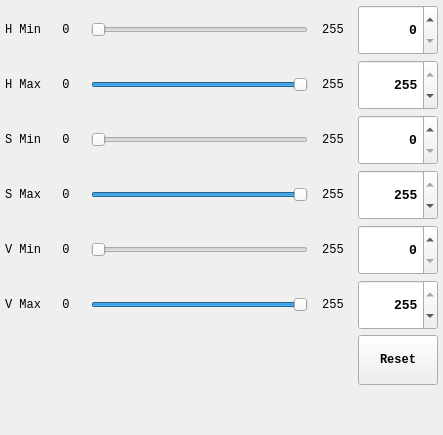
<?xml version="1.0" encoding="UTF-8"?>
<ui version="4.0">
 <class>HSVRangeControlPanel</class>
 <widget class="QWidget" name="HSVRangeControlPanel">
  <property name="geometry">
   <rect>
    <x>0</x>
    <y>0</y>
    <width>443</width>
    <height>435</height>
   </rect>
  </property>
  <property name="sizePolicy">
   <sizepolicy hsizetype="Preferred" vsizetype="Minimum">
    <horstretch>0</horstretch>
    <verstretch>0</verstretch>
   </sizepolicy>
  </property>
  <property name="font">
   <font>
    <family>Consolas</family>
   </font>
  </property>
  <property name="windowTitle">
   <string>HSV Range Control Panel</string>
  </property>
  <property name="autoFillBackground">
   <bool>false</bool>
  </property>
  <layout class="QGridLayout" name="gridLayout">
   <property name="leftMargin">
    <number>5</number>
   </property>
   <property name="topMargin">
    <number>5</number>
   </property>
   <property name="rightMargin">
    <number>5</number>
   </property>
   <property name="bottomMargin">
    <number>5</number>
   </property>
   <property name="spacing">
    <number>5</number>
   </property>
   <item row="7" column="3">
    <spacer name="verticalSpacer_5">
     <property name="orientation">
      <enum>Qt::Vertical</enum>
     </property>
     <property name="sizeHint" stdset="0">
      <size>
       <width>20</width>
       <height>40</height>
      </size>
     </property>
    </spacer>
   </item>
   <item row="4" column="0">
    <widget class="QLabel" name="label_11">
     <property name="text">
      <string>V Min</string>
     </property>
    </widget>
   </item>
   <item row="7" column="4">
    <spacer name="verticalSpacer">
     <property name="orientation">
      <enum>Qt::Vertical</enum>
     </property>
     <property name="sizeHint" stdset="0">
      <size>
       <width>20</width>
       <height>40</height>
      </size>
     </property>
    </spacer>
   </item>
   <item row="0" column="0">
    <widget class="QLabel" name="label">
     <property name="text">
      <string>H Min</string>
     </property>
    </widget>
   </item>
   <item row="6" column="4">
    <widget class="QPushButton" name="pushButton">
     <property name="minimumSize">
      <size>
       <width>0</width>
       <height>50</height>
      </size>
     </property>
     <property name="font">
      <font>
       <weight>75</weight>
       <bold>true</bold>
      </font>
     </property>
     <property name="text">
      <string>Reset</string>
     </property>
     <property name="flat">
      <bool>false</bool>
     </property>
    </widget>
   </item>
   <item row="1" column="4">
    <widget class="QSpinBox" name="spnHMax">
     <property name="minimumSize">
      <size>
       <width>80</width>
       <height>50</height>
      </size>
     </property>
     <property name="font">
      <font>
       <pointsize>10</pointsize>
       <weight>75</weight>
       <bold>true</bold>
      </font>
     </property>
     <property name="alignment">
      <set>Qt::AlignRight|Qt::AlignTrailing|Qt::AlignVCenter</set>
     </property>
     <property name="maximum">
      <number>255</number>
     </property>
     <property name="value">
      <number>255</number>
     </property>
    </widget>
   </item>
   <item row="2" column="0">
    <widget class="QLabel" name="label_7">
     <property name="text">
      <string>S Min</string>
     </property>
    </widget>
   </item>
   <item row="3" column="2">
    <widget class="QSlider" name="sldrSMax">
     <property name="maximum">
      <number>255</number>
     </property>
     <property name="pageStep">
      <number>5</number>
     </property>
     <property name="value">
      <number>255</number>
     </property>
     <property name="orientation">
      <enum>Qt::Horizontal</enum>
     </property>
    </widget>
   </item>
   <item row="4" column="1">
    <widget class="QLabel" name="label_14">
     <property name="text">
      <string>0</string>
     </property>
     <property name="alignment">
      <set>Qt::AlignCenter</set>
     </property>
    </widget>
   </item>
   <item row="0" column="4">
    <widget class="QSpinBox" name="spnHMin">
     <property name="minimumSize">
      <size>
       <width>80</width>
       <height>50</height>
      </size>
     </property>
     <property name="font">
      <font>
       <pointsize>10</pointsize>
       <weight>75</weight>
       <bold>true</bold>
      </font>
     </property>
     <property name="alignment">
      <set>Qt::AlignRight|Qt::AlignTrailing|Qt::AlignVCenter</set>
     </property>
     <property name="maximum">
      <number>255</number>
     </property>
    </widget>
   </item>
   <item row="1" column="3">
    <widget class="QLabel" name="label_6">
     <property name="text">
      <string>255</string>
     </property>
     <property name="alignment">
      <set>Qt::AlignCenter</set>
     </property>
    </widget>
   </item>
   <item row="2" column="2">
    <widget class="QSlider" name="sldrSMin">
     <property name="maximum">
      <number>255</number>
     </property>
     <property name="pageStep">
      <number>5</number>
     </property>
     <property name="orientation">
      <enum>Qt::Horizontal</enum>
     </property>
    </widget>
   </item>
   <item row="0" column="3">
    <widget class="QLabel" name="label_3">
     <property name="minimumSize">
      <size>
       <width>40</width>
       <height>0</height>
      </size>
     </property>
     <property name="text">
      <string>255</string>
     </property>
     <property name="alignment">
      <set>Qt::AlignCenter</set>
     </property>
    </widget>
   </item>
   <item row="5" column="2">
    <widget class="QSlider" name="sldrVMax">
     <property name="maximum">
      <number>255</number>
     </property>
     <property name="pageStep">
      <number>5</number>
     </property>
     <property name="value">
      <number>255</number>
     </property>
     <property name="orientation">
      <enum>Qt::Horizontal</enum>
     </property>
    </widget>
   </item>
   <item row="0" column="1">
    <widget class="QLabel" name="label_2">
     <property name="minimumSize">
      <size>
       <width>40</width>
       <height>0</height>
      </size>
     </property>
     <property name="text">
      <string>0</string>
     </property>
     <property name="alignment">
      <set>Qt::AlignCenter</set>
     </property>
    </widget>
   </item>
   <item row="4" column="2">
    <widget class="QSlider" name="sldrVMin">
     <property name="maximum">
      <number>255</number>
     </property>
     <property name="pageStep">
      <number>5</number>
     </property>
     <property name="orientation">
      <enum>Qt::Horizontal</enum>
     </property>
    </widget>
   </item>
   <item row="2" column="3">
    <widget class="QLabel" name="label_9">
     <property name="text">
      <string>255</string>
     </property>
     <property name="alignment">
      <set>Qt::AlignCenter</set>
     </property>
    </widget>
   </item>
   <item row="5" column="0">
    <widget class="QLabel" name="label_12">
     <property name="text">
      <string>V Max</string>
     </property>
    </widget>
   </item>
   <item row="0" column="2">
    <widget class="QSlider" name="sldrHMin">
     <property name="minimumSize">
      <size>
       <width>200</width>
       <height>0</height>
      </size>
     </property>
     <property name="maximum">
      <number>255</number>
     </property>
     <property name="pageStep">
      <number>5</number>
     </property>
     <property name="orientation">
      <enum>Qt::Horizontal</enum>
     </property>
     <property name="tickPosition">
      <enum>QSlider::NoTicks</enum>
     </property>
     <property name="tickInterval">
      <number>0</number>
     </property>
    </widget>
   </item>
   <item row="2" column="1">
    <widget class="QLabel" name="label_8">
     <property name="text">
      <string>0</string>
     </property>
     <property name="alignment">
      <set>Qt::AlignCenter</set>
     </property>
    </widget>
   </item>
   <item row="5" column="1">
    <widget class="QLabel" name="label_15">
     <property name="text">
      <string>0</string>
     </property>
     <property name="alignment">
      <set>Qt::AlignCenter</set>
     </property>
    </widget>
   </item>
   <item row="1" column="2">
    <widget class="QSlider" name="sldrHMax">
     <property name="maximum">
      <number>255</number>
     </property>
     <property name="pageStep">
      <number>5</number>
     </property>
     <property name="value">
      <number>255</number>
     </property>
     <property name="orientation">
      <enum>Qt::Horizontal</enum>
     </property>
    </widget>
   </item>
   <item row="7" column="0">
    <spacer name="verticalSpacer_3">
     <property name="orientation">
      <enum>Qt::Vertical</enum>
     </property>
     <property name="sizeHint" stdset="0">
      <size>
       <width>20</width>
       <height>40</height>
      </size>
     </property>
    </spacer>
   </item>
   <item row="3" column="0">
    <widget class="QLabel" name="label_10">
     <property name="text">
      <string>S Max</string>
     </property>
    </widget>
   </item>
   <item row="5" column="4">
    <widget class="QSpinBox" name="spnVMax">
     <property name="minimumSize">
      <size>
       <width>80</width>
       <height>50</height>
      </size>
     </property>
     <property name="font">
      <font>
       <pointsize>10</pointsize>
       <weight>75</weight>
       <bold>true</bold>
      </font>
     </property>
     <property name="alignment">
      <set>Qt::AlignRight|Qt::AlignTrailing|Qt::AlignVCenter</set>
     </property>
     <property name="maximum">
      <number>255</number>
     </property>
     <property name="value">
      <number>255</number>
     </property>
    </widget>
   </item>
   <item row="4" column="3">
    <widget class="QLabel" name="label_17">
     <property name="text">
      <string>255</string>
     </property>
     <property name="alignment">
      <set>Qt::AlignCenter</set>
     </property>
    </widget>
   </item>
   <item row="5" column="3">
    <widget class="QLabel" name="label_18">
     <property name="text">
      <string>255</string>
     </property>
     <property name="alignment">
      <set>Qt::AlignCenter</set>
     </property>
    </widget>
   </item>
   <item row="3" column="4">
    <widget class="QSpinBox" name="spnSMax">
     <property name="minimumSize">
      <size>
       <width>80</width>
       <height>50</height>
      </size>
     </property>
     <property name="font">
      <font>
       <pointsize>10</pointsize>
       <weight>75</weight>
       <bold>true</bold>
      </font>
     </property>
     <property name="alignment">
      <set>Qt::AlignRight|Qt::AlignTrailing|Qt::AlignVCenter</set>
     </property>
     <property name="maximum">
      <number>255</number>
     </property>
     <property name="value">
      <number>255</number>
     </property>
    </widget>
   </item>
   <item row="2" column="4">
    <widget class="QSpinBox" name="spnSMin">
     <property name="minimumSize">
      <size>
       <width>80</width>
       <height>50</height>
      </size>
     </property>
     <property name="font">
      <font>
       <pointsize>10</pointsize>
       <weight>75</weight>
       <bold>true</bold>
      </font>
     </property>
     <property name="alignment">
      <set>Qt::AlignRight|Qt::AlignTrailing|Qt::AlignVCenter</set>
     </property>
     <property name="maximum">
      <number>255</number>
     </property>
    </widget>
   </item>
   <item row="3" column="1">
    <widget class="QLabel" name="label_13">
     <property name="text">
      <string>0</string>
     </property>
     <property name="alignment">
      <set>Qt::AlignCenter</set>
     </property>
    </widget>
   </item>
   <item row="7" column="1">
    <spacer name="verticalSpacer_4">
     <property name="orientation">
      <enum>Qt::Vertical</enum>
     </property>
     <property name="sizeHint" stdset="0">
      <size>
       <width>20</width>
       <height>40</height>
      </size>
     </property>
    </spacer>
   </item>
   <item row="3" column="3">
    <widget class="QLabel" name="label_16">
     <property name="text">
      <string>255</string>
     </property>
     <property name="alignment">
      <set>Qt::AlignCenter</set>
     </property>
    </widget>
   </item>
   <item row="1" column="1">
    <widget class="QLabel" name="label_5">
     <property name="text">
      <string>0</string>
     </property>
     <property name="alignment">
      <set>Qt::AlignCenter</set>
     </property>
    </widget>
   </item>
   <item row="7" column="2">
    <spacer name="verticalSpacer_2">
     <property name="orientation">
      <enum>Qt::Vertical</enum>
     </property>
     <property name="sizeHint" stdset="0">
      <size>
       <width>20</width>
       <height>40</height>
      </size>
     </property>
    </spacer>
   </item>
   <item row="1" column="0">
    <widget class="QLabel" name="label_4">
     <property name="text">
      <string>H Max</string>
     </property>
    </widget>
   </item>
   <item row="4" column="4">
    <widget class="QSpinBox" name="spnVMin">
     <property name="minimumSize">
      <size>
       <width>80</width>
       <height>50</height>
      </size>
     </property>
     <property name="font">
      <font>
       <pointsize>10</pointsize>
       <weight>75</weight>
       <bold>true</bold>
      </font>
     </property>
     <property name="alignment">
      <set>Qt::AlignRight|Qt::AlignTrailing|Qt::AlignVCenter</set>
     </property>
     <property name="maximum">
      <number>255</number>
     </property>
    </widget>
   </item>
  </layout>
 </widget>
 <resources/>
 <connections>
  <connection>
   <sender>sldrHMin</sender>
   <signal>valueChanged(int)</signal>
   <receiver>spnHMin</receiver>
   <slot>setValue(int)</slot>
   <hints>
    <hint type="sourcelabel">
     <x>289</x>
     <y>13</y>
    </hint>
    <hint type="destinationlabel">
     <x>382</x>
     <y>21</y>
    </hint>
   </hints>
  </connection>
  <connection>
   <sender>sldrHMax</sender>
   <signal>valueChanged(int)</signal>
   <receiver>spnHMax</receiver>
   <slot>setValue(int)</slot>
   <hints>
    <hint type="sourcelabel">
     <x>246</x>
     <y>49</y>
    </hint>
    <hint type="destinationlabel">
     <x>373</x>
     <y>51</y>
    </hint>
   </hints>
  </connection>
  <connection>
   <sender>sldrSMin</sender>
   <signal>valueChanged(int)</signal>
   <receiver>spnSMin</receiver>
   <slot>setValue(int)</slot>
   <hints>
    <hint type="sourcelabel">
     <x>254</x>
     <y>76</y>
    </hint>
    <hint type="destinationlabel">
     <x>373</x>
     <y>77</y>
    </hint>
   </hints>
  </connection>
  <connection>
   <sender>sldrSMax</sender>
   <signal>valueChanged(int)</signal>
   <receiver>spnSMax</receiver>
   <slot>setValue(int)</slot>
   <hints>
    <hint type="sourcelabel">
     <x>257</x>
     <y>107</y>
    </hint>
    <hint type="destinationlabel">
     <x>377</x>
     <y>105</y>
    </hint>
   </hints>
  </connection>
  <connection>
   <sender>sldrVMin</sender>
   <signal>valueChanged(int)</signal>
   <receiver>spnVMin</receiver>
   <slot>setValue(int)</slot>
   <hints>
    <hint type="sourcelabel">
     <x>275</x>
     <y>138</y>
    </hint>
    <hint type="destinationlabel">
     <x>379</x>
     <y>134</y>
    </hint>
   </hints>
  </connection>
  <connection>
   <sender>sldrVMax</sender>
   <signal>valueChanged(int)</signal>
   <receiver>spnVMax</receiver>
   <slot>setValue(int)</slot>
   <hints>
    <hint type="sourcelabel">
     <x>287</x>
     <y>163</y>
    </hint>
    <hint type="destinationlabel">
     <x>367</x>
     <y>161</y>
    </hint>
   </hints>
  </connection>
  <connection>
   <sender>spnHMin</sender>
   <signal>valueChanged(int)</signal>
   <receiver>sldrHMin</receiver>
   <slot>setValue(int)</slot>
   <hints>
    <hint type="sourcelabel">
     <x>387</x>
     <y>11</y>
    </hint>
    <hint type="destinationlabel">
     <x>167</x>
     <y>13</y>
    </hint>
   </hints>
  </connection>
  <connection>
   <sender>spnHMax</sender>
   <signal>valueChanged(int)</signal>
   <receiver>sldrHMax</receiver>
   <slot>setValue(int)</slot>
   <hints>
    <hint type="sourcelabel">
     <x>401</x>
     <y>46</y>
    </hint>
    <hint type="destinationlabel">
     <x>216</x>
     <y>49</y>
    </hint>
   </hints>
  </connection>
  <connection>
   <sender>spnSMin</sender>
   <signal>valueChanged(int)</signal>
   <receiver>sldrSMin</receiver>
   <slot>setValue(int)</slot>
   <hints>
    <hint type="sourcelabel">
     <x>380</x>
     <y>82</y>
    </hint>
    <hint type="destinationlabel">
     <x>232</x>
     <y>73</y>
    </hint>
   </hints>
  </connection>
  <connection>
   <sender>spnSMax</sender>
   <signal>valueChanged(int)</signal>
   <receiver>sldrSMax</receiver>
   <slot>setValue(int)</slot>
   <hints>
    <hint type="sourcelabel">
     <x>389</x>
     <y>111</y>
    </hint>
    <hint type="destinationlabel">
     <x>223</x>
     <y>114</y>
    </hint>
   </hints>
  </connection>
  <connection>
   <sender>spnVMin</sender>
   <signal>valueChanged(int)</signal>
   <receiver>sldrVMin</receiver>
   <slot>setValue(int)</slot>
   <hints>
    <hint type="sourcelabel">
     <x>393</x>
     <y>134</y>
    </hint>
    <hint type="destinationlabel">
     <x>274</x>
     <y>132</y>
    </hint>
   </hints>
  </connection>
  <connection>
   <sender>spnVMax</sender>
   <signal>valueChanged(int)</signal>
   <receiver>sldrVMax</receiver>
   <slot>setValue(int)</slot>
   <hints>
    <hint type="sourcelabel">
     <x>412</x>
     <y>159</y>
    </hint>
    <hint type="destinationlabel">
     <x>225</x>
     <y>163</y>
    </hint>
   </hints>
  </connection>
 </connections>
</ui>
